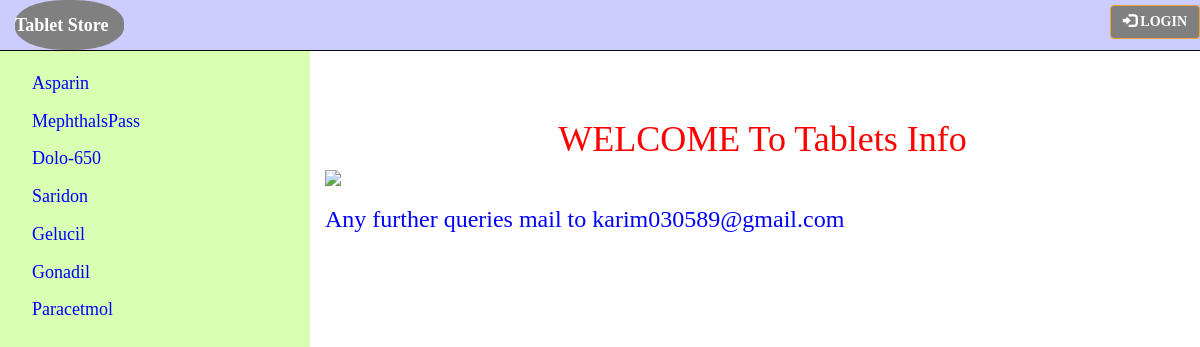
The page /home on the database its author committed.
### Data_Setup.py (models this page shows, shortened)
class TabletCompanyName(Base):
    __tablename__ = 'tabletcompanyname'
    id = Column(Integer, primary_key=True)
    name = Column(String(250), nullable=False)
    user_id = Column(Integer, ForeignKey('user.id'))
    user = relationship(User, backref="tabletcompanyname")

### project.py (the view)
@app.route('/')
@app.route('/home')
def home():
    tb_car = session.query(TabletCompanyName).all()
    return render_template('myhome.html', tb_car=tb_car)

### templates/myhome.html (shortened to what this page needs)
{% include 'nav.html' %}
<div class="main">
{% block content %}
	<h1 style="font-family: Comic Sans MS;color:red;"><center>WELCOME To Tablets Info</center></h1>
	<div class="w3-content w3-section" style="max-width:1000px">
  <img class="mySlides" src="http://psnc.org.uk/greater-manchester-lpc/wp-content/uploads/sites/118/2017/07/YMM-Staff-screensaver-community-V1.jpg" style="width:100%;height:300">
   <marquee><h3 style="font-family:Comic Sans Ms;color:blue;">Any further queries mail to karim030589@gmail.com</h3></marquee>
   </div>
{% endblock content %}
</div>

### templates/nav.html (shortened to what this page needs)
<!DOCTYPE html>
<html lang="en">
<head>
  <link rel="stylesheet" href="https://maxcdn.bootstrapcdn.com/bootstrap/3.3.7/css/bootstrap.min.css">
</head>
<body>
<nav class="navbar navbar-inverse  navbar-fixed-top" style="background-color: #ccccff">
  <div class="container-fluid">
    <div class="navbar-header" style="background-color:gray; border-radius:45%">
      <a class="navbar-brand" href="{{ url_for('home') }}"style="color:white; font-family:Bradley Hand ITC;"><b>Tablet Store</b></a>
    </div>
    <ul class="nav navbar-nav navbar-right">
      {% if 'username' in session %}
            <li><button class="btn btn-warning mr-sm-2" style="margin-top: 5px; font-family:Bradley Hand ITC; background-color:gray;"><a href="{{ url_for('addTabletCompany')}}"style="color:white;"><b>ADD Tablet CATEGORY</b></a></button></li>
            <li style="margin: 10px;"><p class="text-primary mr-sm-2"style="color:#9900cc"><b>{{ session.username }}</b></p></li>
            <li><button class="btn btn-warning mr-sm-2" style="margin-top: 5px; font-family:Bradley Hand ITC; background-color:gray;"><a href="{{ url_for('logout')}}"style="color:white;"><span class="glyphicon glyphicon-log-in"></span><b> LOGOUT </b></a></button></li>
      {% else %}
            <li><button class="btn btn-warning mr-sm-2" style="margin-top: 5px; font-family:Bradley Hand ITC; background-color:gray;"><a href="{{ url_for('showLogin')}}"style="color:white;"><span class="glyphicon glyphicon-log-in"></span><b> LOGIN </b></a></button></li>
      {% endif %}
    </ul>
  </div>
</nav>
<div class="sidenav">
  <table>
      {% for cr in tb_car %}
      <tr>
          <td><a href="{{ url_for('showTablets',crid=cr.id)}}">{{cr.name}}</a></td>
        </tr>
      {% endfor %}
  </table>
</div>
</body>
</html>

### templates/nav.html (style rules this page uses)
body { font-family: "Lato", sans-serif; background-image:url("http://hd.wallpaperswide.com/thumbs/simple_blue_background-t2.jpg") ; background-repeat:no-repeat; background-size:1700px 1000px; }
.sidenav { height: 100%; width: 310px; position: fixed; z-index: 1; top: 45px; left: 0px; background-color: #d9ffb3; overflow-x: hidden; padding-top: 20px; }
.sidenav a { padding: 6px 6px 6px 32px; text-decoration: none; font-size: 18px; color: blue; display: block; font-family:Bell MT; }
.main { margin-left: 325px; }

### rows shown on the page
TabletCompanyName: name "Asparin"
TabletCompanyName: name "MephthalsPass"
TabletCompanyName: name "Dolo-650"
TabletCompanyName: name "Saridon"
TabletCompanyName: name "Gelucil"
TabletCompanyName: name "Gonadil"
TabletCompanyName: name "Paracetmol"
